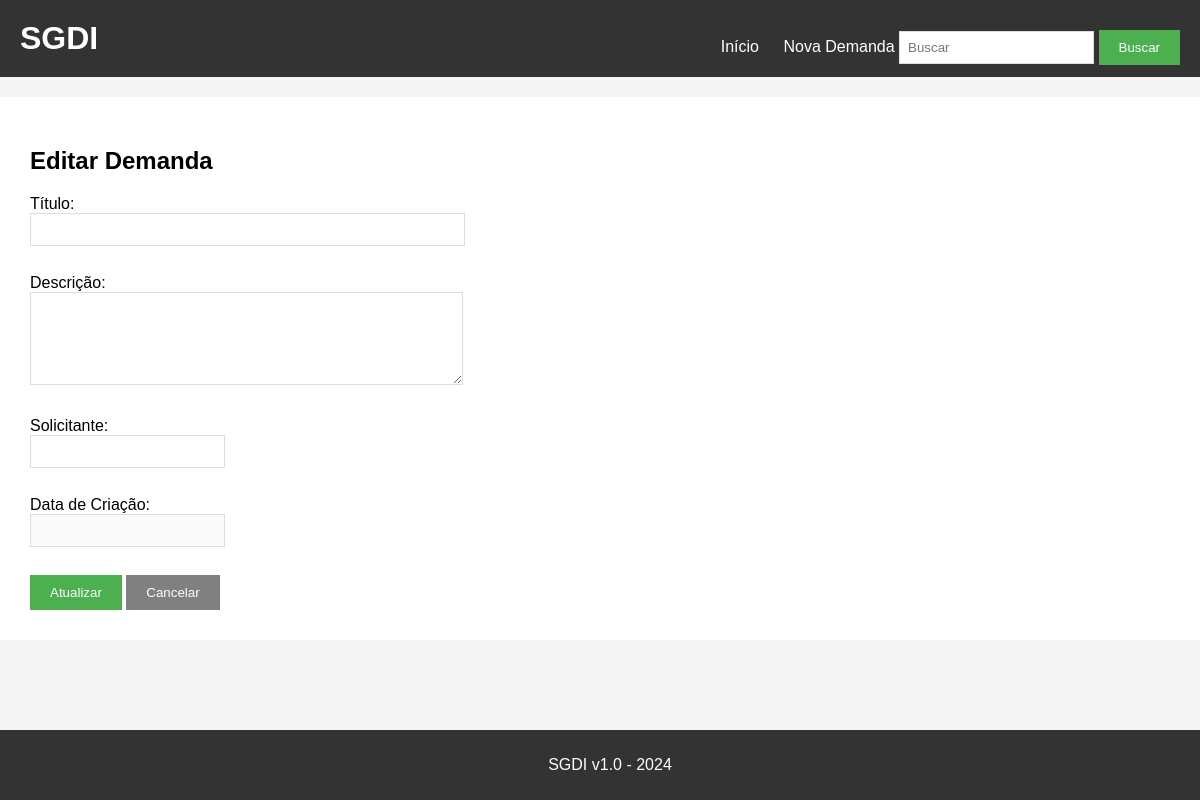
/editar/6, run on an earlier commit of the app's database.
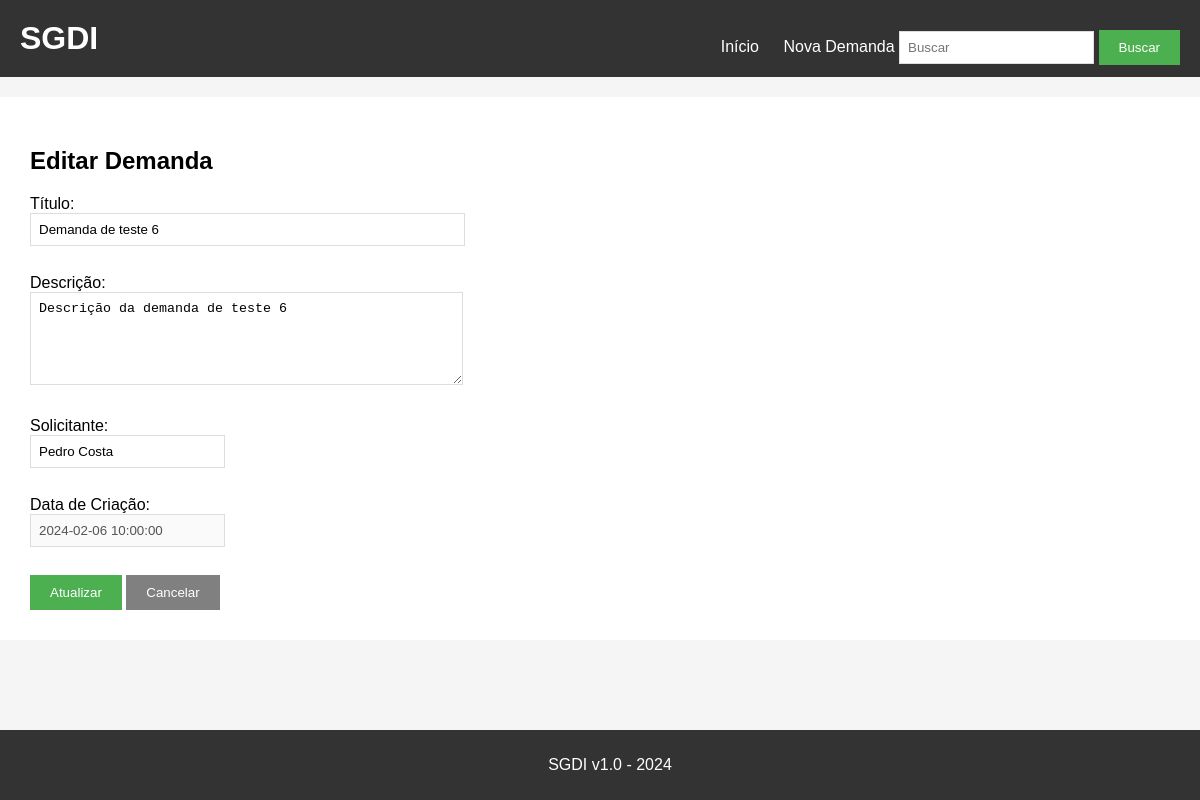
And on a later commit of the database.
### tables this page shows
CREATE TABLE demandas (
    id INTEGER PRIMARY KEY AUTOINCREMENT,
    titulo TEXT NOT NULL,
    descricao TEXT,
    solicitante TEXT,
    data_criacao TEXT,
    status TEXT NOT NULL DEFAULT 'Aberta',
    prioridade TEXT NOT NULL DEFAULT 'Média',
    responsavel_id INTEGER,
    FOREIGN KEY (responsavel_id) REFERENCES usuarios(id)
);

### app.py (the view, shortened to what this page needs)
@app.route('/editar/<id>', methods=['GET', 'POST'])
def editar(id):
    conn = sqlite3.connect('demandas.db')
    cursor = conn.cursor()
    demanda = cursor.execute(f'SELECT * FROM demandas WHERE id={id}').fetchone()
    conn.close()
    return render_template('editar.html', demanda=demanda)

### templates/editar.html
{% extends "base.html" %}
{% block content %}
<h2>Editar Demanda</h2>
<form method="POST" action="/editar/{{ demanda[0] }}">
    <div>
        <label>Título:</label><br>
        <input type="text" name="titulo" value="{{ demanda[1] }}" size="50">
    </div>
    <br>
    <div>
        <label>Descrição:</label><br>
        <textarea name="descricao" rows="5" cols="50">{{ demanda[2] }}</textarea>
    </div>
    <br>
    <div>
        <label>Solicitante:</label><br>
        <input type="text" name="solicitante" value="{{ demanda[3] }}">
    </div>
    <br>
    <div>
        <label>Data de Criação:</label><br>
        <input type="text" value="{{ demanda[4] }}" disabled>
    </div>
    <br>
    <button type="submit">Atualizar</button>
    <a href="/"><button type="button">Cancelar</button></a>
</form>
{% endblock %}

What changed in the data, as far as the page shows it:
added demandas: titulo "Demanda de teste 6", descricao "Descrição da demanda de teste 6", solicitante "Pedro Costa", data_criacao "2024-02-06 10:00:00"
